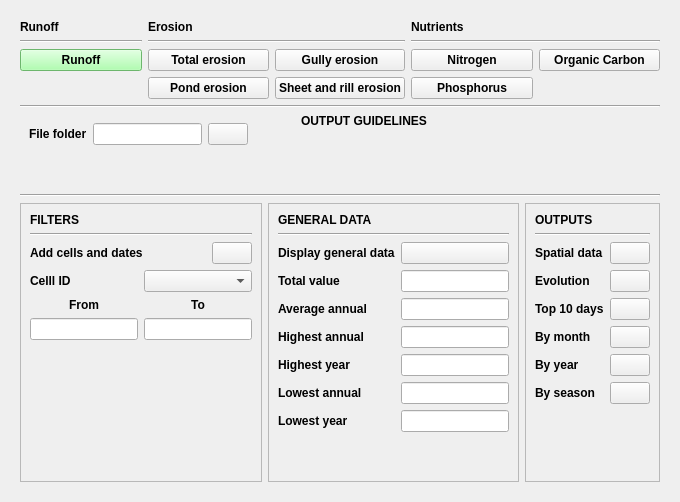
     <widget class="QWidget" name="tab_4">
      <attribute name="title">
       <string>AnnAGNPS Outputs</string>
      </attribute>
      <layout class="QGridLayout" name="gridLayout_8">
       <item row="0" column="0">
        <widget class="QFrame" name="frame_7">
         <property name="frameShape">
          <enum>QFrame::NoFrame</enum>
         </property>
         <property name="frameShadow">
          <enum>QFrame::Raised</enum>
         </property>
         <layout class="QGridLayout" name="gridLayout_14">
          <item row="0" column="0">
           <layout class="QGridLayout" name="gridLayout_9">
            <item row="3" column="1">
             <widget class="QPushButton" name="pushButton_4">
              <property name="font">
               <font>
                <weight>75</weight>
                <bold>true</bold>
               </font>
              </property>
              <property name="text">
               <string>Pond erosion</string>
              </property>
             </widget>
            </item>
            <item row="0" column="1">
             <widget class="QLabel" name="label_85">
              <property name="font">
               <font>
                <weight>75</weight>
                <bold>true</bold>
               </font>
              </property>
              <property name="text">
               <string>Erosion</string>
              </property>
             </widget>
            </item>
            <item row="2" column="1">
             <widget class="QPushButton" name="pushButton_2">
              <property name="font">
               <font>
                <weight>75</weight>
                <bold>true</bold>
               </font>
              </property>
              <property name="styleSheet">
               <string notr="true"/>
              </property>
              <property name="text">
               <string>Total erosion</string>
              </property>
             </widget>
            </item>
            <item row="3" column="3">
             <widget class="QPushButton" name="pushButton_10">
              <property name="font">
               <font>
                <weight>75</weight>
                <bold>true</bold>
               </font>
              </property>
              <property name="text">
               <string>Phosphorus</string>
              </property>
             </widget>
            </item>
            <item row="1" column="0">
             <widget class="Line" name="line_6">
              <property name="orientation">
               <enum>Qt::Horizontal</enum>
              </property>
             </widget>
            </item>
            <item row="3" column="2">
             <widget class="QPushButton" name="pushButton_5">
              <property name="font">
               <font>
                <weight>75</weight>
                <bold>true</bold>
               </font>
              </property>
              <property name="text">
               <string>Sheet and rill erosion</string>
              </property>
             </widget>
            </item>
            <item row="1" column="3" colspan="2">
             <widget class="Line" name="line_7">
              <property name="orientation">
               <enum>Qt::Horizontal</enum>
              </property>
             </widget>
            </item>
            <item row="2" column="2">
             <widget class="QPushButton" name="pushButton_3">
              <property name="font">
               <font>
                <weight>75</weight>
                <bold>true</bold>
               </font>
              </property>
              <property name="text">
               <string>Gully erosion</string>
              </property>
             </widget>
            </item>
            <item row="1" column="1" colspan="2">
             <widget class="Line" name="line_3">
              <property name="orientation">
               <enum>Qt::Horizontal</enum>
              </property>
             </widget>
            </item>
            <item row="0" column="3">
             <widget class="QLabel" name="label_12">
              <property name="font">
               <font>
                <weight>75</weight>
                <bold>true</bold>
               </font>
              </property>
              <property name="text">
               <string>Nutrients</string>
              </property>
             </widget>
            </item>
            <item row="2" column="3">
             <widget class="QPushButton" name="pushButton_7">
              <property name="font">
               <font>
                <weight>75</weight>
                <bold>true</bold>
               </font>
              </property>
              <property name="text">
               <string>Nitrogen</string>
              </property>
             </widget>
            </item>
            <item row="2" column="4">
             <widget class="QPushButton" name="pushButton_8">
              <property name="font">
               <font>
                <weight>75</weight>
                <bold>true</bold>
               </font>
              </property>
              <property name="text">
               <string>Organic Carbon</string>
              </property>
             </widget>
            </item>
            <item row="2" column="0">
             <widget class="QPushButton" name="pushButton_6">
              <property name="font">
               <font>
                <weight>75</weight>
                <bold>true</bold>
               </font>
              </property>
              <property name="styleSheet">
               <string notr="true">background-color: #99ff99;</string>
              </property>
              <property name="text">
               <string>Runoff</string>
              </property>
             </widget>
            </item>
            <item row="0" column="0">
             <widget class="QLabel" name="label_11">
              <property name="font">
               <font>
                <weight>75</weight>
                <bold>true</bold>
               </font>
              </property>
              <property name="text">
               <string>Runoff</string>
              </property>
             </widget>
            </item>
           </layout>
          </item>
          <item row="1" column="0">
           <widget class="Line" name="line_8">
            <property name="orientation">
             <enum>Qt::Horizontal</enum>
            </property>
           </widget>
          </item>
          <item row="2" column="0">
           <layout class="QGridLayout" name="gridLayout_6">
            <item row="0" column="1">
             <layout class="QGridLayout" name="gridLayout_7">
              <item row="0" column="0">
               <widget class="QLabel" name="label_20">
                <property name="font">
                 <font>
                  <weight>75</weight>
                  <bold>true</bold>
                 </font>
                </property>
                <property name="text">
                 <string>OUTPUT GUIDELINES                                                                      </string>
                </property>
               </widget>
              </item>
              <item row="1" column="0">
               <widget class="QLabel" name="label_9">
                <property name="text">
                 <string/>
                </property>
                <property name="alignment">
                 <set>Qt::AlignLeading|Qt::AlignLeft|Qt::AlignVCenter</set>
                </property>
                <property name="wordWrap">
                 <bool>true</bool>
                </property>
               </widget>
              </item>
              <item row="2" column="0">
               <spacer name="verticalSpacer_6">
                <property name="orientation">
                 <enum>Qt::Vertical</enum>
                </property>
                <property name="sizeHint" stdset="0">
                 <size>
                  <width>20</width>
                  <height>40</height>
                 </size>
                </property>
               </spacer>
              </item>
             </layout>
            </item>
            <item row="0" column="0">
             <widget class="QFrame" name="frame_3">
              <property name="frameShape">
               <enum>QFrame::NoFrame</enum>
              </property>
              <property name="frameShadow">
               <enum>QFrame::Raised</enum>
              </property>
              <layout class="QGridLayout" name="gridLayout_11">
               <item row="0" column="0">
                <layout class="QHBoxLayout" name="horizontalLayout_4">
                 <item>
                  <widget class="QLabel" name="label">
                   <property name="font">
                    <font>
                     <weight>75</weight>
                     <bold>true</bold>
                    </font>
                   </property>
                   <property name="text">
                    <string>File folder</string>
                   </property>
                  </widget>
                 </item>
                 <item>
                  <widget class="QLineEdit" name="lineEdit">
                   <property name="text">
                    <string/>
                   </property>
                  </widget>
                 </item>
                 <item>
                  <widget class="QPushButton" name="pushButton_12">
                   <property name="text">
                    <string/>
                   </property>
                  </widget>
                 </item>
                 <item>
                  <widget class="QPushButton" name="file_ex">
                   <property name="styleSheet">
                    <string notr="true">border: none;</string>
                   </property>
                   <property name="text">
                    <string/>
                   </property>
                  </widget>
                 </item>
                </layout>
               </item>
               <item row="1" column="0">
                <widget class="QLabel" name="label_2">
                 <property name="text">
                  <string/>
                 </property>
                </widget>
               </item>
              </layout>
             </widget>
            </item>
           </layout>
          </item>
          <item row="3" column="0">
           <widget class="Line" name="line_10">
            <property name="orientation">
             <enum>Qt::Horizontal</enum>
            </property>
           </widget>
          </item>
          <item row="4" column="0">
           <layout class="QHBoxLayout" name="horizontalLayout">
            <item>
             <widget class="QFrame" name="frame_8">
              <property name="styleSheet">
               <string notr="true"/>
              </property>
              <property name="frameShape">
               <enum>QFrame::StyledPanel</enum>
              </property>
              <property name="frameShadow">
               <enum>QFrame::Raised</enum>
              </property>
              <property name="lineWidth">
               <number>1</number>
              </property>
              <layout class="QGridLayout" name="gridLayout_12">
               <item row="0" column="0" colspan="2">
                <widget class="QLabel" name="label_21">
                 <property name="font">
                  <font>
                   <weight>75</weight>
                   <bold>true</bold>
                  </font>
                 </property>
                 <property name="text">
                  <string>FILTERS</string>
                 </property>
                </widget>
               </item>
               <item row="5" column="0">
                <spacer name="verticalSpacer_2">
                 <property name="orientation">
                  <enum>Qt::Vertical</enum>
                 </property>
                 <property name="sizeHint" stdset="0">
                  <size>
                   <width>20</width>
                   <height>40</height>
                  </size>
                 </property>
                </spacer>
               </item>
               <item row="2" column="0" colspan="2">
                <layout class="QHBoxLayout" name="horizontalLayout_11">
                 <item>
                  <widget class="QLabel" name="label_14">
                   <property name="font">
                    <font>
                     <weight>75</weight>
                     <bold>true</bold>
                    </font>
                   </property>
                   <property name="text">
                    <string>Add cells and dates</string>
                   </property>
                  </widget>
                 </item>
                 <item>
                  <spacer name="horizontalSpacer">
                   <property name="orientation">
                    <enum>Qt::Horizontal</enum>
                   </property>
                   <property name="sizeHint" stdset="0">
                    <size>
                     <width>40</width>
                     <height>20</height>
                    </size>
                   </property>
                  </spacer>
                 </item>
                 <item>
                  <widget class="QPushButton" name="filter_run">
                   <property name="font">
                    <font>
                     <weight>75</weight>
                     <bold>true</bold>
                    </font>
                   </property>
                   <property name="styleSheet">
                    <string notr="true"/>
                   </property>
                   <property name="text">
                    <string/>
                   </property>
                  </widget>
                 </item>
                </layout>
               </item>
               <item row="4" column="0" colspan="2">
                <layout class="QHBoxLayout" name="horizontalLayout_10">
                 <item>
                  <layout class="QVBoxLayout" name="verticalLayout">
                   <item>
                    <widget class="QLabel" name="label_18">
                     <property name="font">
                      <font>
                       <weight>75</weight>
                       <bold>true</bold>
                      </font>
                     </property>
                     <property name="text">
                      <string>From</string>
                     </property>
                     <property name="alignment">
                      <set>Qt::AlignCenter</set>
                     </property>
                    </widget>
                   </item>
                   <item>
                    <widget class="QLineEdit" name="lineEdit_4"/>
                   </item>
                  </layout>
                 </item>
                 <item>
                  <layout class="QVBoxLayout" name="verticalLayout_2">
                   <item>
                    <widget class="QLabel" name="label_19">
                     <property name="font">
                      <font>
                       <weight>75</weight>
                       <bold>true</bold>
                      </font>
                     </property>
                     <property name="text">
                      <string>To</string>
                     </property>
                     <property name="alignment">
                      <set>Qt::AlignCenter</set>
                     </property>
                    </widget>
                   </item>
                   <item>
                    <widget class="QLineEdit" name="lineEdit_5"/>
                   </item>
                  </layout>
                 </item>
                </layout>
               </item>
               <item row="1" column="0" colspan="2">
                <widget class="Line" name="line">
                 <property name="orientation">
                  <enum>Qt::Horizontal</enum>
                 </property>
                </widget>
               </item>
               <item row="3" column="0" colspan="2">
                <layout class="QHBoxLayout" name="horizontalLayout_7">
                 <item>
                  <widget class="QLabel" name="label_15">
                   <property name="font">
                    <font>
                     <weight>75</weight>
                     <bold>true</bold>
                    </font>
                   </property>
                   <property name="text">
                    <string>Celll ID</string>
                   </property>
                  </widget>
                 </item>
                 <item>
                  <widget class="QComboBox" name="run_cell"/>
                 </item>
                </layout>
               </item>
              </layout>
              <zorder>line</zorder>
              <zorder>label_21</zorder>
              <zorder>verticalSpacer_2</zorder>
             </widget>
            </item>
            <item>
             <widget class="QFrame" name="frame_9">
              <property name="frameShape">
               <enum>QFrame::StyledPanel</enum>
              </property>
              <property name="frameShadow">
               <enum>QFrame::Raised</enum>
              </property>
              <layout class="QGridLayout" name="gridLayout_10">
               <item row="6" column="0">
                <widget class="QLabel" name="label_35">
                 <property name="font">
                  <font>
                   <weight>75</weight>
                   <bold>true</bold>
                  </font>
                 </property>
                 <property name="text">
                  <string>Highest year</string>
                 </property>
                </widget>
               </item>
               <item row="4" column="1">
                <widget class="QLineEdit" name="lineEdit_7">
                 <property name="font">
                  <font>
                   <pointsize>8</pointsize>
                  </font>
                 </property>
                </widget>
               </item>
               <item row="1" column="0" colspan="2">
                <widget class="Line" name="line_5">
                 <property name="orientation">
                  <enum>Qt::Horizontal</enum>
                 </property>
                </widget>
               </item>
               <item row="5" column="1">
                <widget class="QLineEdit" name="lineEdit_8">
                 <property name="font">
                  <font>
                   <pointsize>8</pointsize>
                  </font>
                 </property>
                 <property name="text">
                  <string/>
                 </property>
                </widget>
               </item>
               <item row="5" column="0">
                <widget class="QLabel" name="label_29">
                 <property name="font">
                  <font>
                   <weight>75</weight>
                   <bold>true</bold>
                  </font>
                 </property>
                 <property name="text">
                  <string>Highest annual</string>
                 </property>
                </widget>
               </item>
               <item row="6" column="1">
                <widget class="QLineEdit" name="lineEdit_10"/>
               </item>
               <item row="7" column="0">
                <widget class="QLabel" name="label_30">
                 <property name="font">
                  <font>
                   <weight>75</weight>
                   <bold>true</bold>
                  </font>
                 </property>
                 <property name="text">
                  <string>Lowest annual</string>
                 </property>
                </widget>
               </item>
               <item row="7" column="1">
                <widget class="QLineEdit" name="lineEdit_9">
                 <property name="font">
                  <font>
                   <pointsize>8</pointsize>
                  </font>
                 </property>
                 <property name="text">
                  <string/>
                 </property>
                </widget>
               </item>
               <item row="8" column="1">
                <widget class="QLineEdit" name="lineEdit_11"/>
               </item>
               <item row="2" column="0">
                <widget class="QLabel" name="label_31">
                 <property name="font">
                  <font>
                   <weight>75</weight>
                   <bold>true</bold>
                  </font>
                 </property>
                 <property name="text">
                  <string>Display general data</string>
                 </property>
                </widget>
               </item>
               <item row="4" column="0">
                <widget class="QLabel" name="label_28">
                 <property name="font">
                  <font>
                   <weight>75</weight>
                   <bold>true</bold>
                  </font>
                 </property>
                 <property name="text">
                  <string>Average annual</string>
                 </property>
                </widget>
               </item>
               <item row="8" column="0">
                <widget class="QLabel" name="label_36">
                 <property name="font">
                  <font>
                   <weight>75</weight>
                   <bold>true</bold>
                  </font>
                 </property>
                 <property name="text">
                  <string>Lowest year</string>
                 </property>
                </widget>
               </item>
               <item row="3" column="1">
                <widget class="QLineEdit" name="lineEdit_6">
                 <property name="font">
                  <font>
                   <pointsize>8</pointsize>
                  </font>
                 </property>
                </widget>
               </item>
               <item row="0" column="0">
                <widget class="QLabel" name="label_32">
                 <property name="font">
                  <font>
                   <weight>75</weight>
                   <bold>true</bold>
                  </font>
                 </property>
                 <property name="text">
                  <string>GENERAL DATA</string>
                 </property>
                </widget>
               </item>
               <item row="3" column="0">
                <widget class="QLabel" name="label_27">
                 <property name="font">
                  <font>
                   <weight>75</weight>
                   <bold>true</bold>
                  </font>
                 </property>
                 <property name="text">
                  <string>Total value</string>
                 </property>
                </widget>
               </item>
               <item row="2" column="1">
                <widget class="QPushButton" name="general_run">
                 <property name="text">
                  <string/>
                 </property>
                </widget>
               </item>
               <item row="9" column="0">
                <spacer name="verticalSpacer_3">
                 <property name="orientation">
                  <enum>Qt::Vertical</enum>
                 </property>
                 <property name="sizeHint" stdset="0">
                  <size>
                   <width>20</width>
                   <height>40</height>
                  </size>
                 </property>
                </spacer>
               </item>
              </layout>
             </widget>
            </item>
            <item>
             <widget class="QFrame" name="frame_10">
              <property name="frameShape">
               <enum>QFrame::StyledPanel</enum>
              </property>
              <property name="frameShadow">
               <enum>QFrame::Raised</enum>
              </property>
              <layout class="QGridLayout" name="gridLayout_13">
               <item row="5" column="1">
                <widget class="QPushButton" name="pushButton_16">
                 <property name="text">
                  <string/>
                 </property>
                </widget>
               </item>
               <item row="1" column="0" colspan="2">
                <widget class="Line" name="line_9">
                 <property name="orientation">
                  <enum>Qt::Horizontal</enum>
                 </property>
                </widget>
               </item>
               <item row="7" column="1">
                <widget class="QPushButton" name="pushButton_18">
                 <property name="text">
                  <string/>
                 </property>
                </widget>
               </item>
               <item row="7" column="0">
                <widget class="QLabel" name="label_26">
                 <property name="font">
                  <font>
                   <weight>75</weight>
                   <bold>true</bold>
                  </font>
                 </property>
                 <property name="text">
                  <string>By season</string>
                 </property>
                </widget>
               </item>
               <item row="4" column="1">
                <widget class="QPushButton" name="pushButton_15">
                 <property name="text">
                  <string/>
                 </property>
                </widget>
               </item>
               <item row="5" column="0">
                <widget class="QLabel" name="label_24">
                 <property name="font">
                  <font>
                   <weight>75</weight>
                   <bold>true</bold>
                  </font>
                 </property>
                 <property name="text">
                  <string>By month</string>
                 </property>
                </widget>
               </item>
               <item row="2" column="1">
                <widget class="QPushButton" name="spatial_run">
                 <property name="text">
                  <string/>
                 </property>
                </widget>
               </item>
               <item row="4" column="0">
                <widget class="QLabel" name="label_23">
                 <property name="font">
                  <font>
                   <weight>75</weight>
                   <bold>true</bold>
                  </font>
                 </property>
                 <property name="text">
                  <string>Top 10 days</string>
                 </property>
                </widget>
               </item>
               <item row="6" column="1">
                <widget class="QPushButton" name="pushButton_17">
                 <property name="text">
                  <string/>
                 </property>
                </widget>
               </item>
               <item row="3" column="1">
                <widget class="QPushButton" name="pushButton">
                 <property name="text">
                  <string/>
                 </property>
                </widget>
               </item>
               <item row="0" column="0">
                <widget class="QLabel" name="label_34">
                 <property name="font">
                  <font>
                   <weight>75</weight>
                   <bold>true</bold>
                  </font>
                 </property>
                 <property name="text">
                  <string>OUTPUTS</string>
                 </property>
                </widget>
               </item>
               <item row="2" column="0">
                <widget class="QLabel" name="label_33">
                 <property name="font">
                  <font>
                   <weight>75</weight>
                   <bold>true</bold>
                  </font>
                 </property>
                 <property name="text">
                  <string>Spatial data</string>
                 </property>
                </widget>
               </item>
               <item row="6" column="0">
                <widget class="QLabel" name="label_25">
                 <property name="font">
                  <font>
                   <weight>75</weight>
                   <bold>true</bold>
                  </font>
                 </property>
                 <property name="text">
                  <string>By year</string>
                 </property>
                </widget>
               </item>
               <item row="3" column="0">
                <widget class="QLabel" name="label_22">
                 <property name="font">
                  <font>
                   <weight>75</weight>
                   <bold>true</bold>
                  </font>
                 </property>
                 <property name="text">
                  <string>Evolution</string>
                 </property>
                </widget>
               </item>
               <item row="8" column="0">
                <spacer name="verticalSpacer_5">
                 <property name="orientation">
                  <enum>Qt::Vertical</enum>
                 </property>
                 <property name="sizeHint" stdset="0">
                  <size>
                   <width>20</width>
                   <height>40</height>
                  </size>
                 </property>
                </spacer>
               </item>
              </layout>
             </widget>
            </item>
           </layout>
          </item>
         </layout>
        </widget>
       </item>
      </layout>
     </widget>
